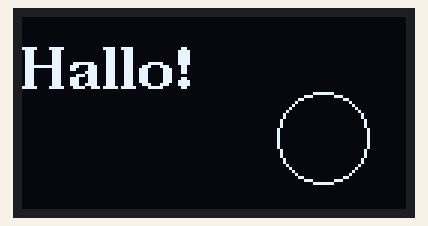
The sketch below on a simulated Arduino Uno, built with avr-gcc and run on an emulated ATmega328P. Shown: 128×64 one-colour display.

Above: at 0.2 s.

The sketch:

U8g2.ino
```cpp
#include <U8g2lib.h>
#include <Wire.h>
U8G2_SSD1306_128X64_NONAME_1_HW_I2C u8g2(U8G2_R0, U8X8_PIN_NONE);
void setup() { u8g2.begin(); }
void loop() {
  u8g2.firstPage();
  do { u8g2.setFont(u8g2_font_ncenB14_tr); u8g2.drawStr(0, 24, "Hallo!"); u8g2.drawCircle(100, 40, 15); } while (u8g2.nextPage());
  delay(1000);
}
```
